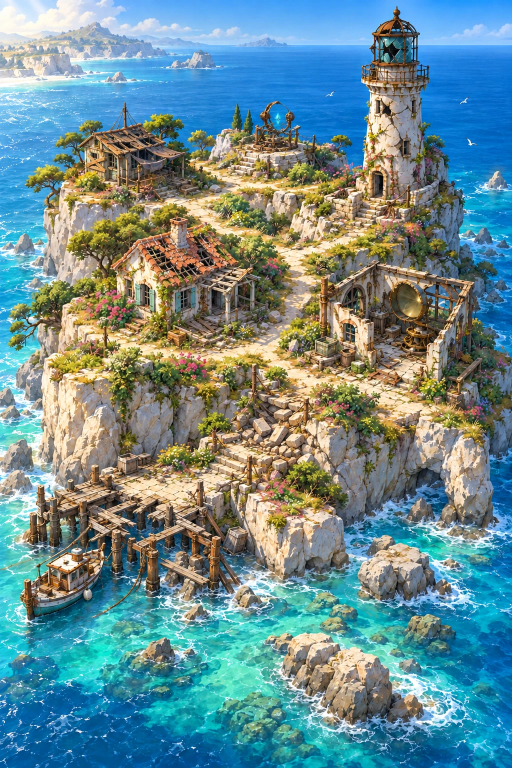
#> input picture docs/art-source/answering-light-2026-11-02/map-before.webp, 1024 x 1536 px (shown at 1/2 size); its folder holds only this picture in this run
$ python headland-art.py ../docs/art-source/answering-light-2026-11-02/map-before.webp
#> lines starting #> are read from the running program, lines starting #| are printed output that depends on the picture
#!/usr/bin/env python3
"""Chapter 4, The Answering Light: runtime art from the director's pack (build 49a, 2026-11-02).

Masters (docs/art-source/answering-light-2026-11-02/): the pack's individual PNGs kept as
near-lossless WebP (quality 92; the PNGs' SHA-256 are in the pack's manifest.json, copied there),
never edited or cut from a sheet:
  map-before / map-after         the damaged and the restored headland (1024 x 1536, not registered
                                 layers: the map shows one or the other, never patches of both)
  place-ch4-<place>-<1..3>       21 separate transparent stage sprites (1254 px square)
  story-01..04                   four text-free portrait story paintings (1024 x 1536)

Output (v5/assets/premium/coast/answering-light/):
  headland-map-before|after.webp  the maps cropped to the headland (1024 x 1195 from y 60: sky and
      the outer reef trimmed, the arrival boat kept), the same crop for both
  place-ch4-<place>-<n>.webp      the sprites at 512 px with their alpha (the whole object kept)
  story-<name>.webp               the four paintings at 768 x 1152
  ../../answering-light-vibrant.webp  the area's strip picture (1200 x 400) from the damaged map

  python3 tools/headland-art.py --import <pack>/Vaultwake_Chapter4   copies the pack's PNG masters into
      the art-source folder as WebP (with its manifest and handoff docs), then exports
  python3 tools/headland-art.py                                       exports from the kept masters
"""
import json, os, shutil, sys
from PIL import Image

ROOT = os.path.dirname(os.path.dirname(os.path.abspath(__file__)))
SRC = os.path.join(ROOT, 'docs/art-source/answering-light-2026-11-02')
OUT = os.path.join(ROOT, 'v5/assets/premium/coast/answering-light')
PLACES = ['landing', 'steps', 'cottage', 'workshop', 'records', 'lighthouse', 'relay']
STORIES = {'story-01-arrival': 'arrival', 'story-02-keeper-log': 'log', 'story-03-first-light': 'light', 'story-04-route-message': 'message'}
MAP_CROP = (0, 60, 1024, 1255)
SPRITE = 512


def masters():
    names = ['map-before', 'map-after'] + [f'place-ch4-{p}-{n}' for p in PLACES for n in (1, 2, 3)] + list(STORIES)
    return names


def import_pack(pack):
    os.makedirs(SRC, exist_ok=True)
    for n in masters():
        im = Image.open(os.path.join(pack, 'assets', n + '.png'))
        im.save(os.path.join(SRC, n + '.webp'), quality=92, method=6)
    for f in ['manifest.json', 'CLAUDE_HANDOFF.md', 'README.md', 'ТОВЧ.md', 'docs/DESIGN.md', 'docs/ART_INTEGRATION.md',
              'docs/QA_CHECKLIST.md', 'docs/STAGE_TABLE.md', 'data/chapter4-proposal.json', 'data/story-cards.json', 'data/map-hotspots.json']:
        dst = os.path.join(SRC, 'pack', f)
        os.makedirs(os.path.dirname(dst), exist_ok=True)
        shutil.copyfile(os.path.join(pack, f), dst)


def export():
    os.makedirs(OUT, exist_ok=True)
    out = {'maps': {}, 'sprites': {}, 'stories': {}}
    for kind in ('before', 'after'):
        pic = Image.open(os.path.join(SRC, f'map-{kind}.webp')).convert('RGB').crop(MAP_CROP)
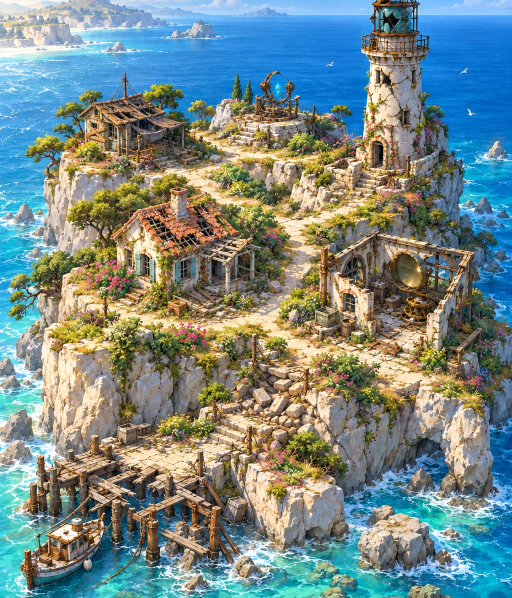
#> pic: PIL image 1024x1195 RGB (shown at 1/2 size); mean R, G, B 118.7, 137.4, 134.3
        pic.save(os.path.join(OUT, f'headland-map-{kind}.webp'), quality=84, method=6)
        out['maps'][kind] = {'size': list(pic.size), 'crop': list(MAP_CROP)}
    strip = Image.open(os.path.join(SRC, 'map-before.webp')).convert('RGB').crop((0, 420, 1024, 761)).resize((1200, 400), Image.LANCZOS)
    strip.save(os.path.join(ROOT, 'v5/assets/premium/answering-light-vibrant.webp'), quality=84, method=6)
    for p in PLACES:
        for n in (1, 2, 3):
            im = Image.open(os.path.join(SRC, f'place-ch4-{p}-{n}.webp')).convert('RGBA')
            sp = im.resize((SPRITE, SPRITE), Image.LANCZOS)
            sp.save(os.path.join(OUT, f'place-ch4-{p}-{n}.webp'), quality=86, method=6)
            box = im.getchannel('A').getbbox()
            out['sprites'][f'{p}-{n}'] = {'size': SPRITE, 'opaque_box': list(box)}
    for src, name in STORIES.items():
        im = Image.open(os.path.join(SRC, src + '.webp')).convert('RGB').resize((768, 1152), Image.LANCZOS)
        im.save(os.path.join(OUT, f'story-{name}.webp'), quality=84, method=6)
        out['stories'][name] = {'size': [768, 1152], 'from': src}
    with open(os.path.join(OUT, 'manifest.json'), 'w') as f:
        json.dump(out, f, indent=1)
    print(json.dumps({'files': len(os.listdir(OUT))}))


if __name__ == '__main__':
    if '--import' in sys.argv:
        import_pack(sys.argv[sys.argv.index('--import') + 1])
#> (the run stopped early here; a loop or call above may not have finished)
